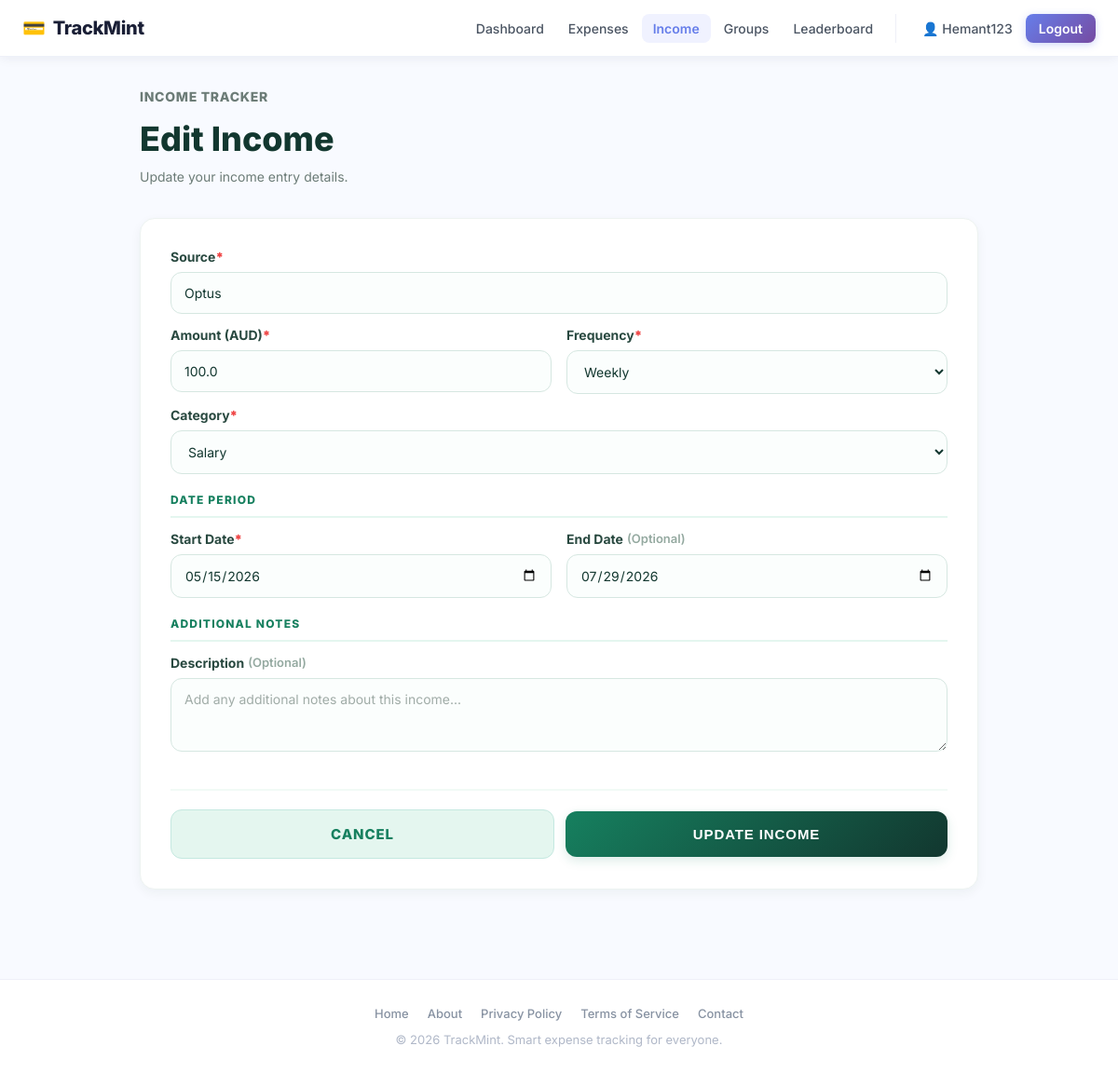
The app's page /income/8/edit (signed in), older data.
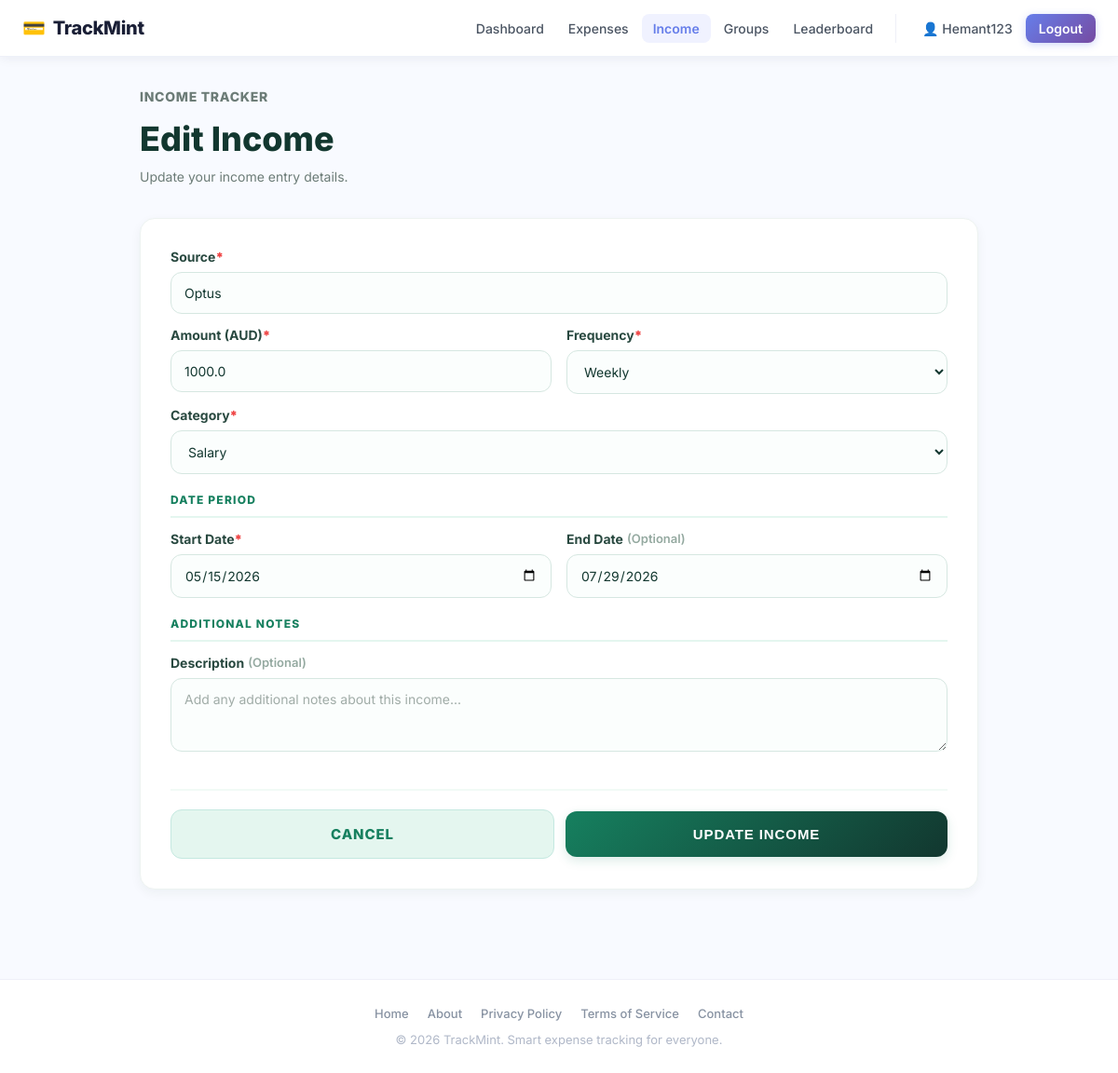
The same page, newer data.
### app/models.py (models this page shows, shortened)
class Income(db.Model):
    __tablename__ = "income"
    id = db.Column(db.Integer, primary_key=True)
    user_id = db.Column(db.Integer, db.ForeignKey("users.id"), nullable=False)
    source = db.Column(db.String(120), nullable=False)
    amount = db.Column(db.Float, nullable=False)
    income_date = db.Column(db.Date, nullable=False)
    income_type = db.Column(db.String(80), nullable=False)
    notes = db.Column(db.Text, nullable=True)
    frequency = db.Column(db.String(20), default="one-time", nullable=False)  # one-time, daily, weekly, monthly, yearly
    category = db.Column(db.String(80), nullable=True)
    start_date = db.Column(db.Date, nullable=True)
    end_date = db.Column(db.Date, nullable=True)
    created_at = db.Column(db.DateTime, default=datetime.utcnow, nullable=False)
    updated_at = db.Column(
        db.DateTime,
        default=datetime.utcnow,
        onupdate=datetime.utcnow,
        nullable=False
    )
    user = db.relationship("User", back_populates="incomes")

### app/income/routes.py (the view, shortened to what this page needs)
@income_bp.route("/<int:income_id>/edit", methods=["GET", "POST"])
@login_required
def edit_income(income_id):
    income = Income.query.filter_by(id=income_id, user_id=current_user.id).first_or_404()
    return render_template(
        "income/edit.html",
        income=income,
        page_title="Edit Income"
    )

### app/__init__.py (called while the page is built)
def register_login_loader():
    @login_manager.user_loader
    def load_user(user_id):
        from app.models import User
        return db.session.get(User, int(user_id))

### app/templates/income/edit.html (shortened to what this page needs)
{% extends "base.html" %}
{% block content %}
<section class="income-page">
  <div class="income-container">
    <div class="income-header">
      <div>
        <p class="page-label">Income Tracker</p>
        <h1>Edit Income</h1>
        <p>Update your income entry details.</p>
      </div>
    </div>
    <div class="edit-income-card">
      <form method="POST" class="edit-income-form">
        <div class="form-section">
          <div class="modal-form-group">
            <label for="source">Source <span class="field-required">*</span></label>
            <input
              type="text"
              id="source"
              name="source"
              placeholder="e.g. Salary, Freelance work"
              value="{{ income.source }}"
              required
            >
          </div>
          <div class="modal-form-row">
            <div class="modal-form-group">
              <label for="amount">Amount (AUD) <span class="field-required">*</span></label>
              <input
                type="number"
                step="0.01"
                min="0"
                id="amount"
                name="amount"
                placeholder="0.00"
                value="{{ income.amount }}"
                required
              >
            </div>
            <div class="modal-form-group">
              <label for="frequency">Frequency <span class="field-required">*</span></label>
              <select id="frequency" name="frequency" required>
                <option value="weekly" {% if income.frequency == 'weekly' %}selected{% endif %}>Weekly</option>
              </select>
            </div>
          </div>
          <div class="modal-form-group">
            <label for="category">Category <span class="field-required">*</span></label>
            <select id="category" name="category" required>
              <option value="Salary" {% if income.category == 'Salary' %}selected{% endif %}>Salary</option>
            </select>
          </div>
        </div>
        <div class="form-section">
          <div class="form-section-header">Date Period</div>
          <div class="modal-form-row">
            <div class="modal-form-group">
              <label for="start_date">Start Date <span class="field-required">*</span></label>
              <input
                type="date"
                id="start_date"
                name="start_date"
                value="{{ income.start_date.strftime('%Y-%m-%d') if income.start_date else '' }}"
                required
              >
            </div>
            <div class="modal-form-group">
              <label for="end_date">End Date <span class="field-optional">(Optional)</span></label>
              <input
                type="date"
                id="end_date"
                name="end_date"
                value="{{ income.end_date.strftime('%Y-%m-%d') if income.end_date else '' }}"
              >
            </div>
          </div>
        </div>
        <div class="form-section">
          <div class="form-section-header">Additional Notes</div>
          <div class="modal-form-group">
            <label for="description">Description <span class="field-optional">(Optional)</span></label>
            <textarea
              id="description"
              name="description"
              rows="3"
              placeholder="Add any additional notes about this income..."
            >{{ income.notes or '' }}</textarea>
          </div>
        </div>
        <div class="modal-form-actions">
          <a href="{{ url_for('income.income_home') }}" class="btn-secondary">Cancel</a>
          <button type="submit" class="btn-primary">Update Income</button>
        </div>
      </form>
    </div>
  </div>
</section>
{% endblock %}

Row changes from the older to the newer data that the page shows:
changed Income "Optus": amount "100.0" → "1000.0"
